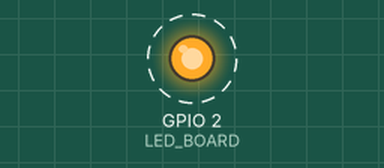
Simulated run of this sketch. Board: ESP32. On the bench: output pins drawn as LEDs (lit = HIGH). Dashed ring = blinking.

Above: at 0.5 s.
Timing chart, 0 to 4.6 s (numbered marks = the images above):
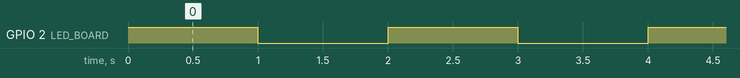

Measured:
- by itself, GPIO 2 (LED_BOARD): alternates HIGH for 1.0 s and LOW for 1.0 s

The sketch:

Arduino_test.ino
```cpp
#define LED_BOARD   2

void setup() {
  // initialize digital pin LED_BUILTIN as an output.
  pinMode(LED_BOARD, OUTPUT);
}

// the loop function runs over and over again forever
void loop() {
  digitalWrite(LED_BOARD, HIGH);         // 点亮 LED
  delay(1000);                           // 延时 1s
  digitalWrite(LED_BOARD, LOW);          // 熄灭 LED
  delay(1000);                           // 延时 1s
}
```
